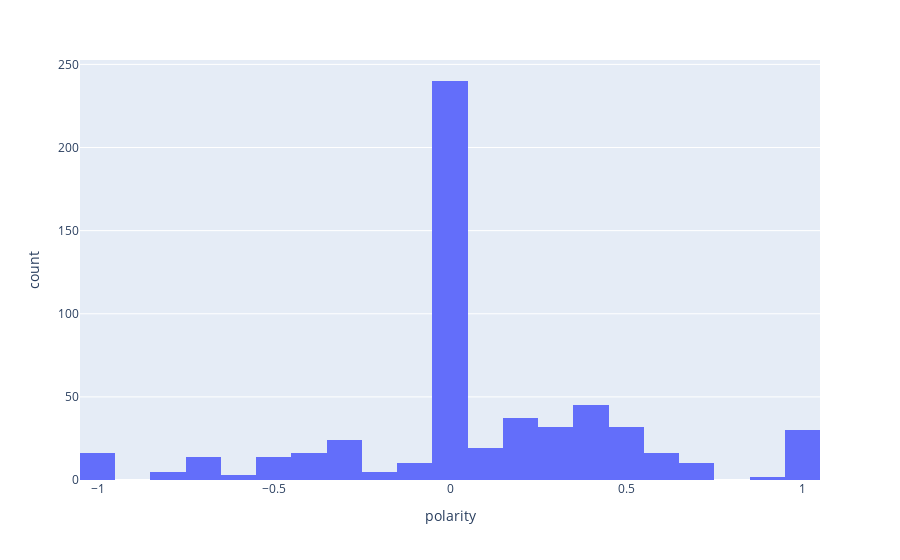

Here is the notebook cell this chart was saved with:
### Code cell
px.histogram(data, x = 'polarity')

### Figure 1 — Plotly figure (JSON) as saved in the notebook; plotly's stock layout.template omitted (floating-point values rounded to 4 significant figures; data arrays with more than 128 entries replaced by an {"elided": "..."} marker saying what was removed)
{"data": [{"alignmentgroup": "True", "bingroup": "x", "hovertemplate": "polarity=%{x}<br>count=%{y}<extra></extra>", "legendgroup": "", "marker": {"color": "#636efa", "pattern": {"shape": ""}}, "name": "", "offsetgroup": "", "orientation": "v", "showlegend": false, "type": "histogram", "x": {"elided": "570 float values"}, "xaxis": "x", "yaxis": "y"}], "layout": {"barmode": "relative", "legend": {"tracegroupgap": 0}, "margin": {"t": 60}, "xaxis": {"anchor": "y", "domain": [0, 1], "title": {"text": "polarity"}}, "yaxis": {"anchor": "x", "domain": [0, 1], "title": {"text": "count"}}}}
